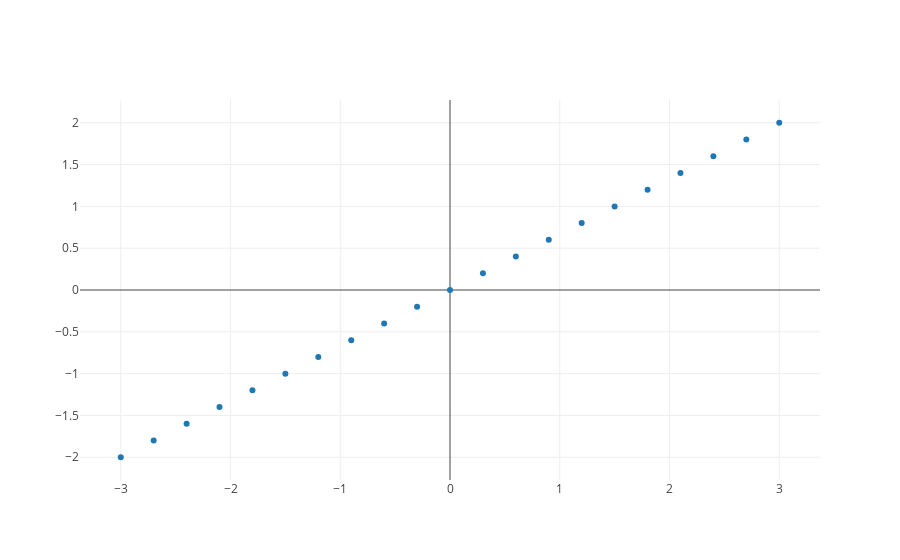

Here is the notebook cell this chart was saved with:
### Markdown cell above
### 3.5.4 원점을 지나는 직선
위의 예제에서 선분을 확장하여 양수의 스칼라와 음수의 스칼라를 곱하여 스케일링 하게 되면 원점을 지나는 직선을 만들 수 있다.

### Code cell
vecs = [[3 * (i/10), 2 * (i/10)] for i in range(-10, 11)]
vecs = np.array(vecs)
x = vecs[:, 0]
y = vecs[:, 1]
plot(x, y)

### Figure 1 — Plotly figure (JSON) as saved in the notebook; plotly's stock layout.template omitted (floating-point values rounded to 4 significant figures)
{"data": [{"mode": "markers", "type": "scatter", "uid": "de43ff", "x": [-3, -2.7, -2.4, -2.1, -1.8, -1.5, -1.2, -0.9, -0.6, -0.3, 0, 0.3, 0.6, 0.9, 1.2, 1.5, 1.8, 2.1, 2.4, 2.7, 3], "y": [-2, -1.8, -1.6, -1.4, -1.2, -1, -0.8, -0.6, -0.4, -0.2, 0, 0.2, 0.4, 0.6, 0.8, 1, 1.2, 1.4, 1.6, 1.8, 2]}], "layout": {"autosize": true, "showlegend": false, "xaxis": {"autorange": true, "range": [-3.372, 3.372], "rangemode": "negative", "type": "linear"}, "yaxis": {"autorange": true, "range": [-2.293, 2.293], "rangemode": "negative", "type": "linear"}}}
